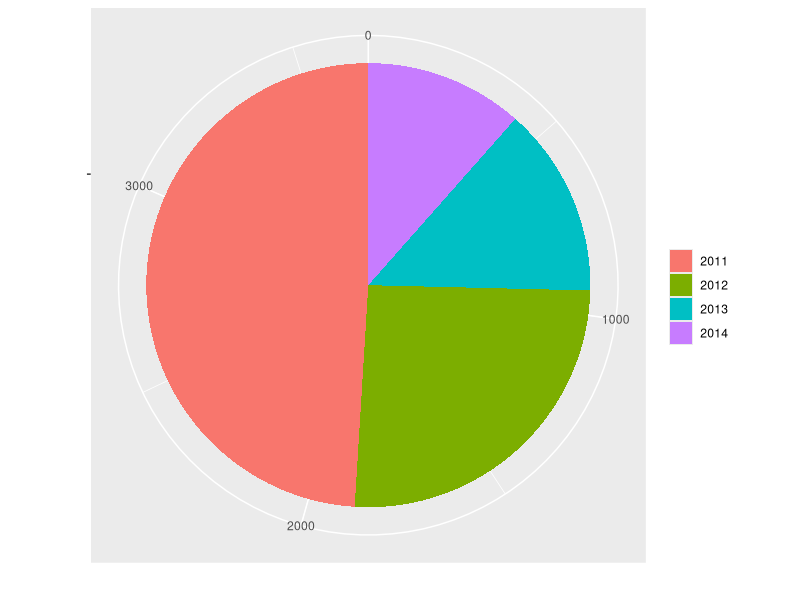

Generate this figure with R: (Note: this script raises an error after producing the figure.)
# file: script.R
# authors: Guilherme N. Ramos (gnramos@unb.br)
#          Roberto Mourão
#
# Script for analysis of data for the Meninas na Computação Project in
# the University of Brasília (http://meninas.cic.unb.br)

# Dependencies
for (pkg in c('agricolae', 'ggplot2', 'knitr', 'readxl'))
  if (!require(pkg, character.only=TRUE))
    ignore <- install.packages(pkg)

# Pretty printing
options('scipen'=100, 'digits'=2, device='pdf')
cat('\n')

poll.answers <- read_excel('raw.xlsx', sheet='unificado', na='')

# Cleanup data
poll.answers$Q1 <- NULL
poll.answers$Q2 <- NULL
poll.answers$Serie <- stringr::str_trim(poll.answers$Serie, side='both')

cat('Number of respondents: ', nrow(poll.answers), '\n\n')

# Girls only
poll.answers <- subset(poll.answers, poll.answers$Sexo == 'F')
poll.answers$Sexo <- NULL

# Translation
poll.answers$Serie[poll.answers$Serie=='Ensino Fundamental'] <- 'Middle School'
poll.answers$Serie[poll.answers$Serie=='Primeiro Ano'] <- 'High School (10th Grade)'
poll.answers$Serie[poll.answers$Serie=='Segundo Ano'] <- 'High School (11th Grade)'
poll.answers$Serie[poll.answers$Serie=='Terceiro Ano'] <- 'High School (12th Grade)'
poll.answers$Serie[poll.answers$Serie=='Supletivo'] <- 'Adult Education Program'
poll.answers$Serie[poll.answers$Serie=='Ensino Superior'] <- 'College'
poll.answers$Fara_Curso_Superior[poll.answers$Fara_Curso_Superior=='Biologicas e Saude'] <- 'Biology-Health Sciences'
poll.answers$Fara_Curso_Superior[poll.answers$Fara_Curso_Superior=='Humanas'] <- 'Human Sciences'
poll.answers$Fara_Curso_Superior[poll.answers$Fara_Curso_Superior=='Exatas'] <- 'Exact Sciences'
poll.answers$Fara_Computacao[poll.answers$Fara_Computacao=='Sim'] <- 'Yes'
poll.answers$Fara_Computacao[poll.answers$Fara_Computacao=='Nao'] <- 'No'
poll.answers$Fara_Computacao[poll.answers$Fara_Computacao=='Nao sei ainda'] <- 'Maybe'

# Processing
poll.answers <- as.data.frame(lapply(poll.answers, as.factor))

cat('Female respondents: ', nrow(poll.answers), '\n\n')

# Results per year #############################################################
respondents.per.year <- aggregate(x=list(Total=poll.answers$Ano),
                               by=list(Year=poll.answers$Ano),
                               FUN=length)

p <- ggplot(data=respondents.per.year, aes(x='', y=Total, fill=Year)) +
     geom_bar(width=1, stat='identity') +
     coord_polar(theta='y', start=0) +
     scale_x_discrete() +
     xlab('') + ylab('') + labs(fill='') + # + labs(fill='Stage')
     # ggtitle('Respondents per Year') +
ggsave('dexa/img/RespondentsPerYear.pdf', width=7, height=2)


# Results per educational stage ################################################
educational.stage <- aggregate(x=list(total=poll.answers$Serie),
                               by=list(Year=poll.answers$Ano, Serie=poll.answers$Serie),
                               FUN=length)
by.year <- aggregate(x=list(Total=poll.answers$Serie),
                     by=list(Year=poll.answers$Ano),
                     FUN=length)

educational.stage <- merge(educational.stage, by.year)
educational.stage$Percentage <- (educational.stage$total * 100) / educational.stage$Total

p <- ggplot(data=educational.stage, aes(x='', y=Percentage, fill=Serie)) +
     geom_bar(width=1, stat='identity') +
     facet_grid(facets=. ~ Year) +
     coord_polar(theta='y', start=0) +
     scale_x_discrete() +
     xlab('') + ylab('') + labs(fill='') + # + labs(fill='Stage')
     # ggtitle('Respondents per Educational Stage') +
     scale_fill_discrete(breaks=c('Middle School', 'High School (10th Grade)', 'High School (11th Grade)', 'High School (12th Grade)', 'Adult Education Program', 'College'))
ggsave('dexa/img/EducationalStage.pdf', width=7, height=2)


# Results per interest in undergraduate field of study #########################
field.of.interest <- aggregate(x=list(NumRespondents=poll.answers$Fara_Curso_Superior),
                               by=list(Year=poll.answers$Ano, FieldOfInterest=poll.answers$Fara_Curso_Superior),
                               FUN=length)
by.year <- aggregate(x=list(TotalRespondents=poll.answers$Fara_Curso_Superior),
                     by=list(Year=poll.answers$Ano),
                     FUN=length)

field.of.interest <- merge(field.of.interest, by.year)
field.of.interest$Percentage <- (field.of.interest$NumRespondents * 100) / field.of.interest$TotalRespondents

p <- ggplot(data=field.of.interest, aes(x='', y=Percentage, fill=FieldOfInterest)) +
     geom_bar(width=1, stat='identity') +
     facet_grid(facets=. ~ Year) +
     coord_polar(theta='y', start=0) +
     scale_x_discrete() +
     xlab('') + ylab('') + labs(fill='') + # + labs(fill='Field')
     # ggtitle('Respondents per Field of Interest')
ggsave('dexa/img/FieldOfInterest.pdf', width=7, height=2)

cat('All respondents:\n')
aggregate(x=list(Percentage=field.of.interest$Percentage),
          by=list(FieldOfInterest=field.of.interest$FieldOfInterest),
          FUN=mean)
cat('\n')

# Results for interest in Computer Science #####################################
interest.in.CS <- aggregate(x=list(Quantidade=poll.answers$Fara_Computacao),
                            by=list(Year=poll.answers$Ano, Fara_Computacao=poll.answers$Fara_Computacao),
                            FUN=length)
by.year <- aggregate(x=list(Total=poll.answers$Fara_Computacao),
                     by=list(Year=poll.answers$Ano),
                     FUN=length)

interest.in.CS <- merge(interest.in.CS, by.year)
interest.in.CS$Percentage <- (interest.in.CS$Quantidade * 100) / interest.in.CS$Total

p <- ggplot(data=interest.in.CS, aes(x='', y=Percentage, fill=Fara_Computacao)) +
     geom_bar(width=1, stat='identity') +
     facet_grid(facets=. ~ Year) +
     coord_polar(theta='y', start=0) +
     scale_x_discrete() +
     xlab('') + ylab('') + labs(fill='') + # labs(fill='Ano')
     # ggtitle('Respondents Interested in CS')
ggsave('dexa/img/InterestInCS.pdf', width=7, height=2)

# Variance analysis ############################################################

# For girls who chose to
CS.choice <- data.frame(Fara_Computacao=levels(poll.answers$Fara_Computacao),
                        CS_Choice=c(1, 2, 3))
poll.answers <- merge(poll.answers, CS.choice)
CS.choice.index <- match('CS_Choice', names(poll.answers))

year.index <- match('Ano', names(poll.answers))
temp <- data.frame(Tratamento=poll.answers[, year.index],
                   CS_Choice=poll.answers[, CS.choice.index])

fit <- aov(CS_Choice ~ Tratamento, data=temp)
knit_print(anova(fit))
cat('\n')

knit_print(HSD.test(fit, 'Tratamento'))

par(mfrow=c(2,2))
pdf('dexa/img/ANOVA.pdf')
plot(fit)
ignore <- dev.off()

# Other attributes
pdf('dexa/img/Variance.pdf')
for (i in (year.index + 1):(CS.choice.index-1)) {  # CS.choice.index is the last one
  temp <- data.frame(Tratamento=poll.answers[, i], CS_Choice=poll.answers[, CS.choice.index])

  nome <- colnames(poll.answers)[i]
  cat(paste('\nTratamento:', nome, '\n'))
  cat('\n')

  fit <- aov(CS_Choice ~ Tratamento, data=temp)
  knit_print(anova(fit))
  cat('\n')

  knit_print(HSD.test(fit, 'Tratamento'))

  # assign(nome, temp)

  par(mfrow=c(2,2))

  plot(fit)
}
ignore <- dev.off()
